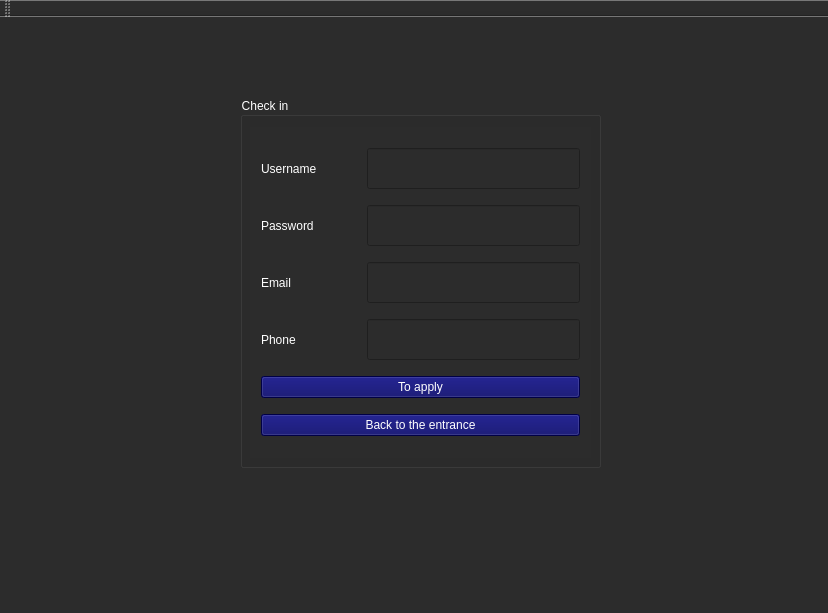
<?xml version="1.0" encoding="UTF-8"?>
<ui version="4.0">
 <class>MainWindow</class>
 <widget class="QMainWindow" name="MainWindow">
  <property name="geometry">
   <rect>
    <x>0</x>
    <y>0</y>
    <width>828</width>
    <height>613</height>
   </rect>
  </property>
  <property name="windowTitle">
   <string>MainWindow</string>
  </property>
  <property name="styleSheet">
   <string notr="true">background-color: rgb(44, 44, 44);</string>
  </property>
  <widget class="QWidget" name="centralWidget">
   <widget class="QGroupBox" name="groupBox">
    <property name="geometry">
     <rect>
      <x>260</x>
      <y>150</y>
      <width>321</width>
      <height>241</height>
     </rect>
    </property>
    <property name="styleSheet">
     <string notr="true">color: qlineargradient(spread:pad, x1:0, y1:0, x2:1, y2:0, stop:0 rgba(255, 255, 255, 255), stop:1 rgba(255, 255, 255, 255));
font: 10pt &quot;MS Shell Dlg 2&quot;;</string>
    </property>
    <property name="title">
     <string>Sign in</string>
    </property>
    <widget class="QWidget" name="layoutWidget">
     <property name="geometry">
      <rect>
       <x>10</x>
       <y>40</y>
       <width>301</width>
       <height>191</height>
      </rect>
     </property>
     <layout class="QVBoxLayout" name="verticalLayout_2">
      <item>
       <layout class="QVBoxLayout" name="verticalLayout">
        <item>
         <layout class="QHBoxLayout" name="horizontalLayout">
          <item>
           <widget class="QLabel" name="label">
            <property name="minimumSize">
             <size>
              <width>66</width>
              <height>41</height>
             </size>
            </property>
            <property name="maximumSize">
             <size>
              <width>66</width>
              <height>16777215</height>
             </size>
            </property>
            <property name="styleSheet">
             <string notr="true">font: 14pt &quot;MS Shell Dlg 2&quot;;</string>
            </property>
            <property name="text">
             <string>  &lt;html&gt;&lt;head/&gt;&lt;body&gt;&lt;p&gt;&lt;span style=&quot; font-weight:600; color:#ffffff;&quot;&gt;   Login&lt;/span&gt;&lt;/p&gt;&lt;/body&gt;&lt;/html&gt;</string>
            </property>
           </widget>
          </item>
          <item>
           <widget class="QLineEdit" name="lineEdit">
            <property name="minimumSize">
             <size>
              <width>0</width>
              <height>41</height>
             </size>
            </property>
            <property name="maximumSize">
             <size>
              <width>16777215</width>
              <height>41</height>
             </size>
            </property>
            <property name="sizeIncrement">
             <size>
              <width>0</width>
              <height>41</height>
             </size>
            </property>
            <property name="styleSheet">
             <string notr="true">font: 14pt &quot;MS Shell Dlg 2&quot;;
color: rgb(255, 255, 255);</string>
            </property>
           </widget>
          </item>
         </layout>
        </item>
        <item>
         <layout class="QHBoxLayout" name="horizontalLayout_2">
          <item>
           <widget class="QLabel" name="label_2">
            <property name="minimumSize">
             <size>
              <width>0</width>
              <height>41</height>
             </size>
            </property>
            <property name="styleSheet">
             <string notr="true">font: 14pt &quot;MS Shell Dlg 2&quot;;</string>
            </property>
            <property name="text">
             <string>&lt;html&gt;&lt;head/&gt;&lt;body&gt;&lt;p&gt;&lt;span style=&quot; font-weight:600; color:#ffffff;&quot;&gt; Password&lt;/span&gt;&lt;/p&gt;&lt;/body&gt;&lt;/html&gt;</string>
            </property>
           </widget>
          </item>
          <item>
           <widget class="QLineEdit" name="lineEdit_2">
            <property name="minimumSize">
             <size>
              <width>0</width>
              <height>41</height>
             </size>
            </property>
            <property name="styleSheet">
             <string notr="true">font: 14pt &quot;MS Shell Dlg 2&quot;;
color: rgb(255, 255, 255);</string>
            </property>
            <property name="echoMode">
             <enum>QLineEdit::Password</enum>
            </property>
           </widget>
          </item>
         </layout>
        </item>
       </layout>
      </item>
      <item>
       <widget class="QPushButton" name="pushButton">
        <property name="styleSheet">
         <string notr="true">background-color: rgb(0, 0, 98);
color: rgb(255, 255, 255);
font: 14pt &quot;MS Shell Dlg 2&quot;;</string>
        </property>
        <property name="text">
         <string>Sign in</string>
        </property>
       </widget>
      </item>
      <item>
       <widget class="QPushButton" name="pushButton_2">
        <property name="styleSheet">
         <string notr="true">background-color: rgb(0, 0, 98);
color: rgb(255, 255, 255);
font: 14pt &quot;MS Shell Dlg 2&quot;;</string>
        </property>
        <property name="text">
         <string>Сheck in</string>
        </property>
       </widget>
      </item>
     </layout>
    </widget>
   </widget>
   <widget class="QGroupBox" name="groupBox_2">
    <property name="geometry">
     <rect>
      <x>240</x>
      <y>80</y>
      <width>361</width>
      <height>371</height>
     </rect>
    </property>
    <property name="styleSheet">
     <string notr="true">color: rgb(255, 255, 255);
font: 75 8pt &quot;MS Shell Dlg 2&quot;;</string>
    </property>
    <property name="title">
     <string>Check in</string>
    </property>
    <widget class="QWidget" name="layoutWidget_3">
     <property name="geometry">
      <rect>
       <x>10</x>
       <y>30</y>
       <width>341</width>
       <height>331</height>
      </rect>
     </property>
     <layout class="QVBoxLayout" name="verticalLayout_7">
      <item>
       <layout class="QHBoxLayout" name="horizontalLayout_7">
        <item>
         <widget class="QLabel" name="label_7">
          <property name="minimumSize">
           <size>
            <width>100</width>
            <height>41</height>
           </size>
          </property>
          <property name="maximumSize">
           <size>
            <width>70</width>
            <height>16777215</height>
           </size>
          </property>
          <property name="styleSheet">
           <string notr="true">font: 14pt &quot;MS Shell Dlg 2&quot;;
color: rgb(255, 255, 255);</string>
          </property>
          <property name="text">
           <string>Username</string>
          </property>
         </widget>
        </item>
        <item>
         <widget class="QLineEdit" name="lineEdit_7">
          <property name="minimumSize">
           <size>
            <width>0</width>
            <height>41</height>
           </size>
          </property>
          <property name="maximumSize">
           <size>
            <width>16777215</width>
            <height>41</height>
           </size>
          </property>
          <property name="sizeIncrement">
           <size>
            <width>0</width>
            <height>41</height>
           </size>
          </property>
          <property name="styleSheet">
           <string notr="true">font: 14pt &quot;MS Shell Dlg 2&quot;;
color: rgb(255, 255, 255);</string>
          </property>
         </widget>
        </item>
       </layout>
      </item>
      <item>
       <layout class="QHBoxLayout" name="horizontalLayout_8">
        <item>
         <widget class="QLabel" name="label_8">
          <property name="minimumSize">
           <size>
            <width>100</width>
            <height>41</height>
           </size>
          </property>
          <property name="maximumSize">
           <size>
            <width>70</width>
            <height>16777215</height>
           </size>
          </property>
          <property name="styleSheet">
           <string notr="true">font: 14pt &quot;MS Shell Dlg 2&quot;;
color: rgb(255, 255, 255);</string>
          </property>
          <property name="text">
           <string>Password</string>
          </property>
         </widget>
        </item>
        <item>
         <widget class="QLineEdit" name="lineEdit_8">
          <property name="minimumSize">
           <size>
            <width>0</width>
            <height>41</height>
           </size>
          </property>
          <property name="maximumSize">
           <size>
            <width>16777215</width>
            <height>41</height>
           </size>
          </property>
          <property name="sizeIncrement">
           <size>
            <width>0</width>
            <height>41</height>
           </size>
          </property>
          <property name="styleSheet">
           <string notr="true">font: 14pt &quot;MS Shell Dlg 2&quot;;
color: rgb(255, 255, 255);</string>
          </property>
         </widget>
        </item>
       </layout>
      </item>
      <item>
       <layout class="QHBoxLayout" name="horizontalLayout_9">
        <item>
         <widget class="QLabel" name="label_9">
          <property name="minimumSize">
           <size>
            <width>100</width>
            <height>41</height>
           </size>
          </property>
          <property name="maximumSize">
           <size>
            <width>70</width>
            <height>16777215</height>
           </size>
          </property>
          <property name="styleSheet">
           <string notr="true">font: 14pt &quot;MS Shell Dlg 2&quot;;
color: rgb(255, 255, 255);</string>
          </property>
          <property name="text">
           <string>Email</string>
          </property>
         </widget>
        </item>
        <item>
         <widget class="QLineEdit" name="lineEdit_9">
          <property name="minimumSize">
           <size>
            <width>0</width>
            <height>41</height>
           </size>
          </property>
          <property name="maximumSize">
           <size>
            <width>16777215</width>
            <height>41</height>
           </size>
          </property>
          <property name="sizeIncrement">
           <size>
            <width>0</width>
            <height>41</height>
           </size>
          </property>
          <property name="styleSheet">
           <string notr="true">font: 14pt &quot;MS Shell Dlg 2&quot;;
color: rgb(255, 255, 255);</string>
          </property>
         </widget>
        </item>
       </layout>
      </item>
      <item>
       <layout class="QHBoxLayout" name="horizontalLayout_11">
        <item>
         <widget class="QLabel" name="label_11">
          <property name="minimumSize">
           <size>
            <width>100</width>
            <height>41</height>
           </size>
          </property>
          <property name="maximumSize">
           <size>
            <width>70</width>
            <height>16777215</height>
           </size>
          </property>
          <property name="styleSheet">
           <string notr="true">font: 14pt &quot;MS Shell Dlg 2&quot;;
color: rgb(255, 255, 255);</string>
          </property>
          <property name="text">
           <string>Phone</string>
          </property>
         </widget>
        </item>
        <item>
         <widget class="QLineEdit" name="lineEdit_11">
          <property name="minimumSize">
           <size>
            <width>0</width>
            <height>41</height>
           </size>
          </property>
          <property name="maximumSize">
           <size>
            <width>16777215</width>
            <height>41</height>
           </size>
          </property>
          <property name="sizeIncrement">
           <size>
            <width>0</width>
            <height>41</height>
           </size>
          </property>
          <property name="styleSheet">
           <string notr="true">font: 14pt &quot;MS Shell Dlg 2&quot;;
color: rgb(255, 255, 255);</string>
          </property>
         </widget>
        </item>
       </layout>
      </item>
      <item>
       <widget class="QPushButton" name="pushButton_7">
        <property name="styleSheet">
         <string notr="true">background-color: rgb(0, 0, 98);
color: rgb(255, 255, 255);
font: 14pt &quot;MS Shell Dlg 2&quot;;</string>
        </property>
        <property name="text">
         <string>To apply</string>
        </property>
       </widget>
      </item>
      <item>
       <widget class="QPushButton" name="pushButton_8">
        <property name="styleSheet">
         <string notr="true">background-color: rgb(0, 0, 98);
color: rgb(255, 255, 255);
font: 14pt &quot;MS Shell Dlg 2&quot;;</string>
        </property>
        <property name="text">
         <string>Back to the entrance</string>
        </property>
       </widget>
      </item>
     </layout>
    </widget>
   </widget>
  </widget>
  <widget class="QMenuBar" name="menuBar">
   <property name="geometry">
    <rect>
     <x>0</x>
     <y>0</y>
     <width>828</width>
     <height>25</height>
    </rect>
   </property>
  </widget>
  <widget class="QToolBar" name="mainToolBar">
   <attribute name="toolBarArea">
    <enum>TopToolBarArea</enum>
   </attribute>
   <attribute name="toolBarBreak">
    <bool>false</bool>
   </attribute>
  </widget>
  <widget class="QStatusBar" name="statusBar"/>
 </widget>
 <layoutdefault spacing="6" margin="11"/>
 <resources/>
 <connections/>
</ui>
